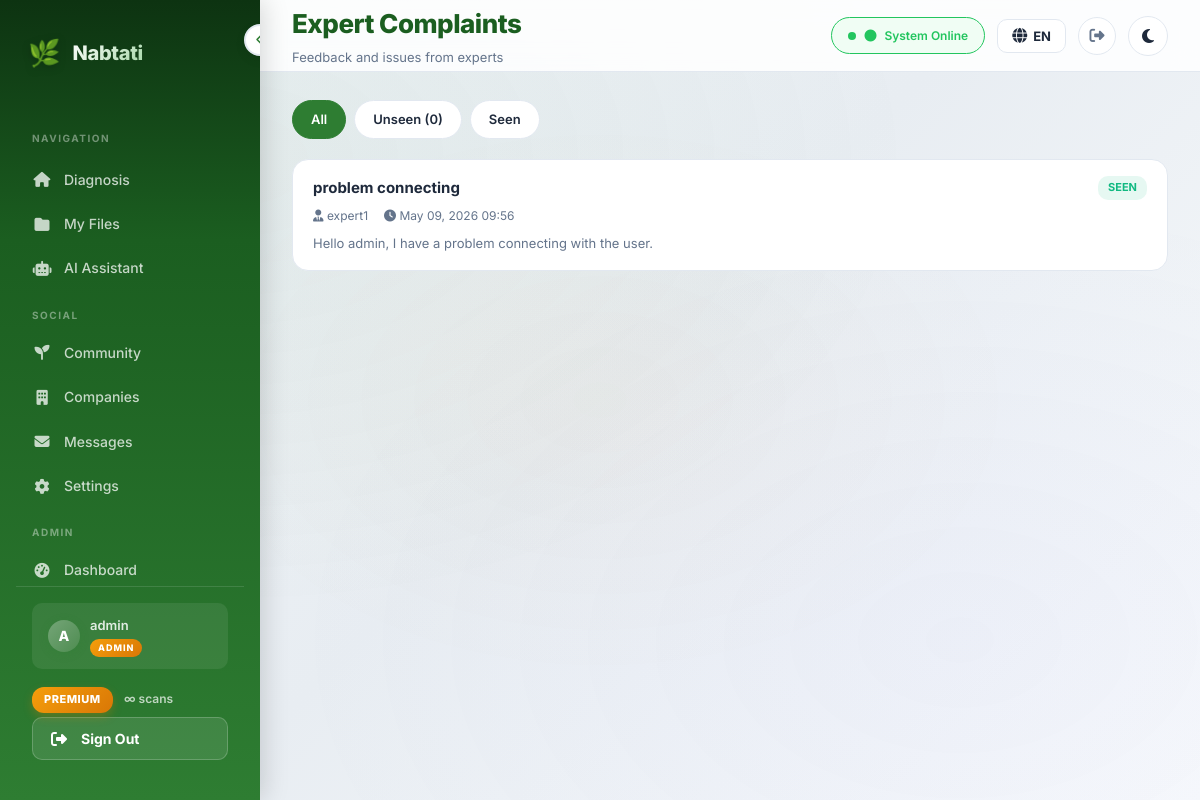
The page /manager/expert-complaints/ (signed in) on the database its author committed.
### analysis/models.py (models this page shows, shortened)
class CustomUser(AbstractUser):
    email = models.EmailField(unique=True)
    email_verified = models.BooleanField(default=False)
    birth_date = models.DateField(null=True, blank=True)
    PURPOSE_CHOICES = [
        ("farmer", "Farmer"),
        ("company", "Company"),
        ("other", "Other"),
    ]
    purpose = models.CharField(
        max_length=20,
        choices=PURPOSE_CHOICES,
        default="other",
    )
    user_code = models.CharField(
        max_length=6,
        unique=True,
        default=generate_user_code,
    )
    avatar = models.ImageField(upload_to="avatars/", null=True, blank=True)
    bio = models.TextField(max_length=500, blank=True)
    location = models.CharField(max_length=100, blank=True)
    crops_of_interest = models.JSONField(default=list, blank=True)
    role = models.CharField(
        max_length=10,
        choices=ROLE_CHOICES,
        default="user",
    )
    plan_type = models.CharField(
        max_length=10,
        choices=PLAN_CHOICES,
        default="free",
    )
    subscription_start = models.DateTimeField(null=True, blank=True)
    subscription_end = models.DateTimeField(null=True, blank=True)
    daily_scan_count = models.PositiveIntegerField(default=0)
    last_scan_date = models.DateField(null=True, blank=True)
    total_scans_count = models.PositiveIntegerField(default=0)
    class Meta:
        verbose_name = "User"
        verbose_name_plural = "Users"
    def get_display_name(self):
        if self.role == "company":
            try:
                return self.company_profile.company_name
            except Exception:
                return self.get_full_name() or self.username
        return self.get_full_name() or self.username
    @property
    def is_expert(self):
        return self.role == "expert"
    @property
    def is_admin_role(self):
        return self.role == "admin" or self.is_staff
    @property
    def effective_plan_type(self):
        if self.is_staff:
            return "premium"
        return self.plan_type
    @property
    def plan_config(self):
        return PLAN_CONFIG.get(self.effective_plan_type, PLAN_CONFIG["free"])
    def get_daily_limit(self):
        return self.plan_config["daily_limit"]
    def remaining_scans_today(self):
        from django.utils import timezone as tz
        self._reset_daily_count_if_needed(tz.localdate())
        limit = self.get_daily_limit()
        if limit is None:
            return None
        return max(0, limit - self.daily_scan_count)
    def can_use_chat(self):
        if self.is_staff:
            return True
        return self.plan_type == "premium"
    def check_and_expire_subscription(self):
        if self.is_staff:
            return False  # Staff never expire
    def _reset_daily_count_if_needed(self, today):
        if self.last_scan_date != today:
            self.daily_scan_count = 0
            self.last_scan_date = today
            self.save(update_fields=["daily_scan_count", "last_scan_date"])

### experts/models.py (models this page shows, shortened)
class ExpertComplaint(models.Model):
    expert = models.ForeignKey(
        settings.AUTH_USER_MODEL,
        on_delete=models.CASCADE,
        related_name="expert_complaints",
    )
    title = models.CharField(max_length=200)
    message = models.TextField()
    status = models.CharField(
        max_length=10,
        choices=COMPLAINT_STATUS_CHOICES,
        default="unseen",
    )
    created_at = models.DateTimeField(auto_now_add=True)
    class Meta:
        ordering = ["-created_at"]
        verbose_name = "Expert Complaint"
        verbose_name_plural = "Expert Complaints"

### manager/views.py (the view)
# urls.py: path("expert-complaints/", views.admin_expert_complaints, name="expert_complaints"),
@staff_required
def admin_expert_complaints(request):
    from experts.models import ExpertComplaint
    status_filter = request.GET.get("status", "all")
    complaints = ExpertComplaint.objects.select_related("expert").order_by("-created_at")
    if status_filter == "unseen":
        complaints = complaints.filter(status="unseen")
    elif status_filter == "seen":
        complaints = complaints.filter(status="seen")
    unseen = ExpertComplaint.objects.filter(status="unseen").count()
    context = {
        "complaints": complaints,
        "status_filter": status_filter,
        "unseen_count": unseen,
        "is_expert_complaints": True,
    }
    return render(request, "manager/expert_complaints.html", context)

### experts/services.py (called while the page is built)
def get_unread_count(user: CustomUser) -> int:
    from experts.models import Message, Conversation
    from django.db.models import Q
    conversations = Conversation.objects.filter(Q(user=user) | Q(expert=user))
    return Message.objects.filter(
        conversation__in=conversations,
        is_read=False,
    ).exclude(sender=user).count()

### manager/templates/manager/expert_complaints.html (shortened to what this page needs)
{% extends "analysis/base.html" %}
{% load static %}
{% load i18n %}
{% block header_title %}{% trans "Expert Complaints" %}{% endblock %}
{% block header_subtitle %}{% trans "Feedback and issues from experts" %}{% endblock %}
{% block content %}
<div class="complaints-page">
    <div class="filter-bar">
        <a href="?status=all" class="filter-btn {% if status_filter == 'all' %}active{% endif %}">{% trans "All" %}</a>
        <a href="?status=unseen" class="filter-btn {% if status_filter == 'unseen' %}active{% endif %}">{% trans "Unseen" %} ({{ unseen_count }})</a>
        <a href="?status=seen" class="filter-btn {% if status_filter == 'seen' %}active{% endif %}">{% trans "Seen" %}</a>
    </div>
    {% if complaints %}
    <div class="complaint-list">
        {% for c in complaints %}
        <a href="{% url 'manager:expert_complaint_detail' c.id %}" class="complaint-item {% if c.status == 'unseen' %}unseen{% endif %}">
            <div class="c-header">
                <div class="c-title">{{ c.title }}</div>
                <span class="s-badge {{ c.status }}">{{ c.status }}</span>
            </div>
            <div class="c-meta">
                <span><i class="fas fa-user-tie"></i> {{ c.expert.username }}</span>
                <span><i class="fas fa-clock"></i> {{ c.created_at|date:"M d, Y H:i" }}</span>
            </div>
            <div class="c-body">{{ c.message|truncatechars:150 }}</div>
        </a>
        {% endfor %}
    </div>
    {% endif %}
</div>
{% endblock %}

### analysis/templates/analysis/base.html (shortened to what this page needs)
{% load static %}
{% load i18n %}
<!DOCTYPE html>
<html lang="{{ LANGUAGE_CODE }}" dir="{% if LANGUAGE_CODE == 'ar' %}rtl{% else %}ltr{% endif %}" data-theme="light">
<head>
    <link href="https://cdnjs.cloudflare.com/ajax/libs/font-awesome/6.4.0/css/all.min.css" rel="stylesheet">
    <link rel="stylesheet" href="{% static 'css/style.css' %}">
    <link rel="stylesheet" href="{% static 'css/mobile.css' %}">
</head>
<body>
    <aside class="sidebar" id="sidebar" role="navigation" aria-label="{% trans 'Main navigation' %}" style="display:flex;flex-direction:column;">
        <button class="toggle-btn" onclick="toggleSidebar()" aria-label="{% trans 'Toggle sidebar' %}" aria-expanded="true">
            <i class="fas fa-chevron-left"></i>
        </button>
        <div class="logo">
            <span class="logo-icon">🌿</span>
            <span class="logo-text">Nabtati</span>
        </div>
        <div class="nav-section-label">{% trans "Navigation" %}</div>
        <div style="flex:1;overflow-y:auto;">
        <nav>
            <a href="{% url 'home' %}" class="nav {% block nav_home %}{% endblock %}" {% block nav_home_aria %}{% endblock %}>
                <i class="fas fa-home"></i>
                <span class="nav-text">{% trans "Diagnosis" %}</span>
            </a>
            <a href="{% url 'my_files' %}" class="nav {% block nav_files %}{% endblock %}" {% block nav_files_aria %}{% endblock %}>
                <i class="fas fa-folder"></i>
                <span class="nav-text">{% trans "My Files" %}</span>
            </a>
            <a href="{% url 'assistant' %}" class="nav {% block nav_assistant %}{% endblock %}" {% block nav_assistant_aria %}{% endblock %}>
                <i class="fas fa-robot"></i>
                <span class="nav-text">{% trans "AI Assistant" %}</span>
            </a>
            <div class="nav-section-label">{% trans "Social" %}</div>
            <a href="{% url 'community:feed' %}" class="nav {% block nav_community %}{% endblock %}">
                <i class="fas fa-seedling"></i>
                <span class="nav-text">{% trans "Community" %}</span>
            </a>
            <a href="{% url 'companies:directory' %}" class="nav {% block nav_companies %}{% endblock %}">
                <i class="fas fa-building"></i>
                <span class="nav-text">{% trans "Companies" %}</span>
            </a>
            <a href="{% url 'companies:user_messages' %}" class="nav {% block nav_user_messages %}{% endblock %}">
                <i class="fas fa-envelope"></i>
                <span class="nav-text">{% trans "Messages" %}</span>
            </a>
            <a href="{% url 'settings' %}" class="nav {% block nav_settings %}{% endblock %}">
                <i class="fas fa-cog"></i>
                <span class="nav-text">{% trans "Settings" %}</span>
            </a>
        </nav>
        {% if user.is_staff %}
        <div class="nav-section-label">{% trans "Admin" %}</div>
        <nav>
            <a href="{% url 'manager:dashboard' %}" class="nav {% block nav_admin_dashboard %}{% endblock %}">
                <i class="fas fa-gauge-high"></i>
                <span class="nav-text">{% trans "Dashboard" %}</span>
            </a>
        </nav>
        {% endif %}
        </div>
        <div class="sidebar-footer">
            {% if user.is_authenticated %}
            <div class="user-info">
                <div class="user-avatar">{{ user.username|make_list|first|upper }}</div>
                <span class="nav-text user-name">
                    {{ user.get_display_name }}
                    {% if user.is_staff %}
                    <span class="admin-badge-sm">{% trans "ADMIN" %}</span>
                    {% endif %}
                </span>
            </div>
            <div class="nav-text plan-info-sidebar" style="padding: 10px 0 4px 0; font-size: 12px;">
                <span class="plan-badge plan-badge-{{ plan_type }}" style="
                    display: inline-block;
                    padding: 4px 12px;
                    border-radius: 12px;
                    font-size: 11px;
                    font-weight: 800;
                    letter-spacing: 0.5px;
                    text-transform: uppercase;
                    {% if plan_type == 'premium' %}
                        background: linear-gradient(135deg, #f59e0b, #d97706);
                        color: #fff;
                        box-shadow: 0 4px 10px rgba(217, 119, 6, 0.3);
                    {% elif plan_type == 'basic' %}
                        background: linear-gradient(135deg, #6366f1, #4f46e5);
                        color: #fff;
                        box-shadow: 0 4px 10px rgba(79, 70, 229, 0.3);
                    {% else %}
                        background: #fff;
                        color: var(--primary);
                        box-shadow: 0 4px 10px rgba(0,0,0,0.1);
                    {% endif %}
                ">{{ plan_label }}</span>
                {% if daily_limit is not None %}
                <span style="color: rgba(255,255,255,0.7); margin-left: 8px; font-weight: 600;">
                    {{ remaining_scans }}/{{ daily_limit }} {% trans "scans" %}
                </span>
                {% else %}
                <span style="color: rgba(255,255,255,0.7); margin-left: 8px; font-weight: 600;">
                    ∞ {% trans "scans" %}
                </span>
                {% endif %}
            </div>
            <button class="sidebar-logout-btn" onclick="confirmLogout()" data-logout-url="{% url 'logout' %}">
                <i class="fas fa-right-from-bracket"></i>
                <span class="nav-text">{% trans "Sign Out" %}</span>
            </button>
            {% else %}
            <a href="{% url 'login' %}" class="nav">
                <i class="fas fa-sign-in-alt"></i>
                <span class="nav-text">{% trans "Login" %}</span>
            </a>
            {% endif %}
        </div>
    </aside>
    <div class="main-wrapper">
        <header class="header desktop-header">
            <div>
                <h1 class="header-title">{% block header_title %}Nabtati{% endblock %}</h1>
                <p class="header-subtitle">{% block header_subtitle %}{% endblock %}</p>
            </div>
            <div class="header-actions">
                {% block header_actions %}
                <span class="status-badge" role="status" aria-live="polite">
                    <i class="fas fa-circle"></i> {% trans "System Online" %}
                </span>
                {% endblock %}
                <div class="lang-switcher" id="langSwitcher">
                    <button class="lang-btn" id="langToggle" type="button" aria-label="{% trans 'Change language' %}">
                        <i class="fas fa-globe"></i>
                        <span>{{ LANGUAGE_CODE|upper }}</span>
                    </button>
                </div>
                {% if user.is_authenticated %}
                <button class="header-logout-btn" onclick="confirmLogout()" data-logout-url="{% url 'logout' %}" title="{% trans 'Sign Out' %}">
                    <i class="fas fa-right-from-bracket"></i>
                </button>
                {% endif %}
                <button class="theme-toggle desktop-theme-toggle" onclick="toggleTheme()" aria-label="{% trans 'Toggle dark mode' %}">
                    <i class="fas fa-moon" id="theme-icon"></i>
                </button>
            </div>
        </header>
        <main class="content" id="main-content">
            {% block content %}{% endblock %}
        </main>
    </div>
</body>
</html>

### static/css/mobile.css (style rules this page uses)
.user-info { display: flex; align-items: center; gap: 10px; padding: 12px 16px; margin-bottom: 8px; border-radius: var(--radius-sm); background: rgba(255, 255, 255, 0.08); }
.user-avatar { width: 32px; height: 32px; border-radius: 50%; background: linear-gradient(135deg, rgba(255,255,255,0.3), rgba(255,255,255,0.1)); display: flex; align-items: center; justify-content: center; font-weight: 800; font-size: 14px; color: white; flex-shrink: 0; }
.user-name { font-size: 13px; font-weight: 600; color: rgba(255,255,255,0.85); }
@media (min-width: 320px) { .header-title { font-size: clamp(18px, 4vw, 26px); } }

### rows shown on the page
CustomUser: username|make_list "A", get_display_name "admin"
ExpertComplaint: title "problem connecting", status "SEEN", expert.username "expert1", created_at "May 09, 2026 09:56", message "Hello admin, I have a problem connecting with the user."

### other values the page prints
{{ plan_label }} "PREMIUM"
{{ LANGUAGE_CODE|upper }} "EN"
{{ unseen_count }} "0"
